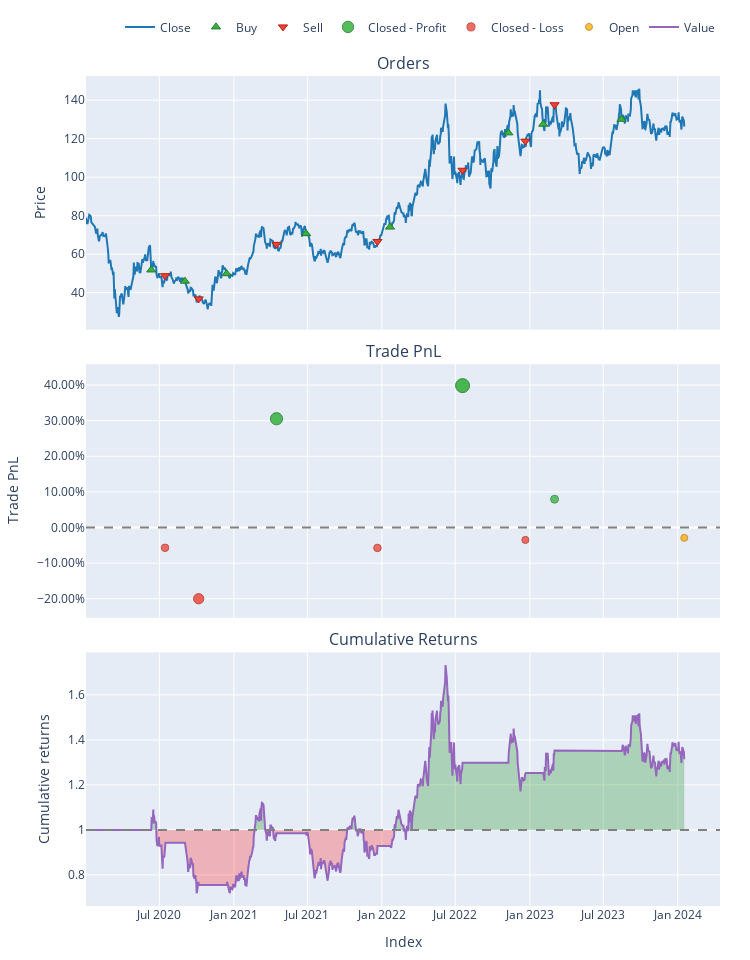

The notebook cell saved with this chart:
### Code cell
# Plot charts of orders along, trades, and cumulative returns.
pf.plot(settings=dict(bm_returns=False)).show()

### Figure 1 — Plotly figure (JSON) as saved in the notebook; plotly's stock layout.template omitted (floating-point values rounded to 4 significant figures; data arrays with more than 128 entries replaced by an {"elided": "..."} marker saying what was removed)
{"data": [{"legendgroup": "0", "line": {"color": "#1f77b4"}, "mode": "lines", "name": "Close", "showlegend": true, "type": "scatter", "x": {"elided": "1017 str values"}, "xaxis": "x", "y": {"elided": "1017 float values"}, "yaxis": "y"}, {"customdata": [["0", "2020-06-11 00:00:00-04:00", "2020-06-11 00:00:00-04:00", "2020-06-11 00:00:00-04:00", 482.5, 51.82, 0, "Market", "None"], ["2", "2020-09-02 00:00:00-04:00", "2020-09-02 00:00:00-04:00", "2020-09-02 00:00:00-04:00", 512.8, 45.98, 0, "Market", "None"], ["4", "2020-12-14 00:00:00-05:00", "2020-12-14 00:00:00-05:00", "2020-12-14 00:00:00-05:00", 378.1, 49.89, 0, "Market", "None"], ["6", "2021-06-28 00:00:00-04:00", "2021-06-28 00:00:00-04:00", "2021-06-28 00:00:00-04:00", 348.3, 70.7, 0, "Market", "None"], ["8", "2022-01-21 00:00:00-05:00", "2022-01-21 00:00:00-05:00", "2022-01-21 00:00:00-05:00", 313.3, 74.1, 0, "Market", "None"], ["10", "2022-11-09 00:00:00-05:00", "2022-11-09 00:00:00-05:00", "2022-11-09 00:00:00-05:00", 263.9, 123.0, 0, "Market", "None"], ["12", "2023-02-03 00:00:00-05:00", "2023-02-03 00:00:00-05:00", "2023-02-03 00:00:00-05:00", 245.7, 127.5, 0, "Market", "None"], ["14", "2023-08-15 00:00:00-04:00", "2023-08-15 00:00:00-04:00", "2023-08-15 00:00:00-04:00", 260.0, 130.1, 0, "Market", "None"]], "hovertemplate": "<br>Order Id: %{customdata[0]}\n<br>Signal Index: %{customdata[1]}\n<br>Creation Index: %{customdata[2]}\n<br>Fill Index: %{customdata[3]}\n<br>Size: %{customdata[4]:,}\n<br>Price: %{customdata[5]:,}\n<br>Fees: %{customdata[6]:,}\n<br>Type: %{customdata[7]}\n<br>Stop Type: %{customdata[8]}", "marker": {"color": "#37B13F", "line": {"color": "rgb(38,123,44)", "width": 1}, "size": 8, "symbol": "triangle-up"}, "mode": "markers", "name": "Buy", "type": "scatter", "x": ["2020-06-11T00:00:00-04:00", "2020-09-02T00:00:00-04:00", "2020-12-14T00:00:00-05:00", "2021-06-28T00:00:00-04:00", "2022-01-21T00:00:00-05:00", "2022-11-09T00:00:00-05:00", "2023-02-03T00:00:00-05:00", "2023-08-15T00:00:00-04:00"], "xaxis": "x", "y": [51.82, 45.98, 49.89, 70.7, 74.1, 123.0, 127.5, 130.1], "yaxis": "y"}, {"customdata": [["1", "2020-07-15 00:00:00-04:00", "2020-07-15 00:00:00-04:00", "2020-07-15 00:00:00-04:00", 482.5, 48.87, 0, "Market", "None"], ["3", "2020-10-06 00:00:00-04:00", "2020-10-06 00:00:00-04:00", "2020-10-06 00:00:00-04:00", 512.8, 36.79, 0, "Market", "None"], ["5", "2021-04-16 00:00:00-04:00", "2021-04-16 00:00:00-04:00", "2021-04-16 00:00:00-04:00", 378.1, 65.13, 0, "Market", "None"], ["7", "2021-12-21 00:00:00-05:00", "2021-12-21 00:00:00-05:00", "2021-12-21 00:00:00-05:00", 348.3, 66.65, 0, "Market", "None"], ["9", "2022-07-19 00:00:00-04:00", "2022-07-19 00:00:00-04:00", "2022-07-19 00:00:00-04:00", 313.3, 103.6, 0, "Market", "None"], ["11", "2022-12-21 00:00:00-05:00", "2022-12-21 00:00:00-05:00", "2022-12-21 00:00:00-05:00", 263.9, 118.8, 0, "Market", "None"], ["13", "2023-03-03 00:00:00-05:00", "2023-03-03 00:00:00-05:00", "2023-03-03 00:00:00-05:00", 245.7, 137.7, 0, "Market", "None"]], "hovertemplate": "<br>Order Id: %{customdata[0]}\n<br>Signal Index: %{customdata[1]}\n<br>Creation Index: %{customdata[2]}\n<br>Fill Index: %{customdata[3]}\n<br>Size: %{customdata[4]:,}\n<br>Price: %{customdata[5]:,}\n<br>Fees: %{customdata[6]:,}\n<br>Type: %{customdata[7]}\n<br>Stop Type: %{customdata[8]}", "marker": {"color": "#EA4335", "line": {"color": "rgb(181,31,18)", "width": 1}, "size": 8, "symbol": "triangle-down"}, "mode": "markers", "name": "Sell", "type": "scatter", "x": ["2020-07-15T00:00:00-04:00", "2020-10-06T00:00:00-04:00", "2021-04-16T00:00:00-04:00", "2021-12-21T00:00:00-05:00", "2022-07-19T00:00:00-04:00", "2022-12-21T00:00:00-05:00", "2023-03-03T00:00:00-05:00"], "xaxis": "x", "y": [48.87, 36.79, 65.13, 66.65, 103.6, 118.8, 137.7], "yaxis": "y"}, {"customdata": [["2", "2", "2021-04-16 00:00:00-04:00", 5763.0, 0.3055], ["4", "4", "2022-07-19 00:00:00-04:00", 9251.0, 0.3985], ["6", "6", "2023-03-03 00:00:00-05:00", 2491.0, 0.07949]], "hovertemplate": "<br>Exit Trade Id: %{customdata[0]}\n<br>Position Id: %{customdata[1]}\n<br>Exit Index: %{customdata[2]}\n<br>PnL: %{customdata[3]:,}\n<br>Return: %{customdata[4]:,%}", "marker": {"color": "#37B13F", "line": {"color": "rgb(38,123,44)", "width": 1}, "opacity": [0.8623, 0.9, 0.7705], "size": [12.24, 14, 7.956], "symbol": "circle"}, "mode": "markers", "name": "Closed - Profit", "type": "scatter", "x": ["2021-04-16T00:00:00-04:00", "2022-07-19T00:00:00-04:00", "2023-03-03T00:00:00-05:00"], "xaxis": "x2", "y": [0.3055, 0.3985, 0.07949], "yaxis": "y2"}, {"customdata": [["0", "0", "2020-07-15 00:00:00-04:00", -1421.0, -0.05686], ["1", "1", "2020-10-06 00:00:00-04:00", -4715.0, -0.2], ["3", "3", "2021-12-21 00:00:00-05:00", -1410.0, -0.05727], ["5", "5", "2022-12-21 00:00:00-05:00", -1131.0, -0.03484]], "hovertemplate": "<br>Exit Trade Id: %{customdata[0]}\n<br>Position Id: %{customdata[1]}\n<br>Exit Index: %{customdata[2]}\n<br>PnL: %{customdata[3]:,}\n<br>Return: %{customdata[4]:,%}", "marker": {"color": "#EA4335", "line": {"color": "rgb(181,31,18)", "width": 1}, "opacity": [0.7613, 0.8194, 0.7615, 0.7524], "size": [7.528, 10.24, 7.535, 7.11], "symbol": "circle"}, "mode": "markers", "name": "Closed - Loss", "type": "scatter", "x": ["2020-07-15T00:00:00-04:00", "2020-10-06T00:00:00-04:00", "2021-12-21T00:00:00-05:00", "2022-12-21T00:00:00-05:00"], "xaxis": "x2", "y": [-0.05686, -0.2, -0.05727, -0.03484], "yaxis": "y2"}, {"customdata": [["7", "7", "2024-01-17 00:00:00-05:00", -981.4, -0.02901]], "hovertemplate": "<br>Exit Trade Id: %{customdata[0]}\n<br>Position Id: %{customdata[1]}\n<br>Exit Index: %{customdata[2]}\n<br>PnL: %{customdata[3]:,}\n<br>Return: %{customdata[4]:,%}", "marker": {"color": "#FFAA00", "line": {"color": "rgb(178,118,0)", "width": 1}, "opacity": [0.75], "size": [7], "symbol": "circle"}, "mode": "markers", "name": "Open", "type": "scatter", "x": ["2024-01-17T00:00:00-05:00"], "xaxis": "x2", "y": [-0.02901], "yaxis": "y2"}, {"hoverinfo": "skip", "line": {"color": "rgba(0, 0, 0, 0)", "width": 0}, "mode": "lines", "opacity": 0, "showlegend": false, "type": "scatter", "x": {"elided": "1017 str values"}, "xaxis": "x3", "y": {"elided": "1017 int values"}, "yaxis": "y3"}, {"connectgaps": false, "fill": "tonexty", "fillcolor": "rgba(0, 128, 0, 0.25)", "hoverinfo": "skip", "line": {"color": "rgba(0, 0, 0, 0)", "width": 0}, "mode": "lines", "opacity": 0, "showlegend": false, "type": "scatter", "x": {"elided": "1017 str values"}, "xaxis": "x3", "y": {"elided": "1017 float values"}, "yaxis": "y3"}, {"hoverinfo": "skip", "line": {"color": "rgba(0, 0, 0, 0)", "width": 0}, "mode": "lines", "opacity": 0, "showlegend": false, "type": "scatter", "x": {"elided": "1017 str values"}, "xaxis": "x3", "y": {"elided": "1017 int values"}, "yaxis": "y3"}, {"connectgaps": false, "fill": "tonexty", "fillcolor": "rgba(255, 0, 0, 0.25)", "hoverinfo": "skip", "line": {"color": "rgba(0, 0, 0, 0)", "width": 0}, "mode": "lines", "opacity": 0, "showlegend": false, "type": "scatter", "x": {"elided": "1017 str values"}, "xaxis": "x3", "y": {"elided": "1017 float values"}, "yaxis": "y3"}, {"legendgroup": "1", "line": {"color": "#9467bd"}, "mode": "lines", "name": "Value", "showlegend": true, "type": "scatter", "x": {"elided": "1017 str values"}, "xaxis": "x3", "y": {"elided": "1017 float values"}, "yaxis": "y3"}, {"hoverinfo": "skip", "line": {"color": "rgba(0, 0, 0, 0)", "width": 0}, "mode": "lines", "opacity": 0, "showlegend": false, "type": "scatter", "x": {"elided": "1017 str values"}, "xaxis": "x3", "y": {"elided": "1017 int values"}, "yaxis": "y3"}], "layout": {"annotations": [{"font": {"size": 16}, "showarrow": false, "text": "Orders", "x": 0.5, "xanchor": "center", "xref": "paper", "y": 1, "yanchor": "bottom", "yref": "paper"}, {"font": {"size": 16}, "showarrow": false, "text": "Trade PnL", "x": 0.5, "xanchor": "center", "xref": "paper", "y": 0.6528, "yanchor": "bottom", "yref": "paper"}, {"font": {"size": 16}, "showarrow": false, "text": "Cumulative Returns", "x": 0.5, "xanchor": "center", "xref": "paper", "y": 0.3056, "yanchor": "bottom", "yref": "paper"}], "height": 960, "legend": {"orientation": "h", "traceorder": "normal", "x": 1, "xanchor": "right", "y": 1.042, "yanchor": "bottom"}, "margin": {"b": 30, "l": 30, "r": 30, "t": 30}, "shapes": [{"line": {"color": "gray", "dash": "dash"}, "type": "line", "x0": 0, "x1": 1, "xref": "paper", "y0": 0, "y1": 0, "yref": "y2"}, {"line": {"color": "gray", "dash": "dash"}, "type": "line", "x0": 0, "x1": 1, "xref": "paper", "y0": 1, "y1": 1, "yref": "y3"}], "showlegend": true, "width": 750, "xaxis": {"anchor": "y", "autorange": true, "domain": [0, 1], "matches": "x3", "range": ["2020-01-02", "2024-04-15 05:13:02.6087"], "showticklabels": false, "type": "date"}, "xaxis2": {"anchor": "y2", "autorange": true, "domain": [0, 1], "matches": "x3", "range": ["2020-01-02", "2024-04-15 05:13:02.6087"], "showticklabels": false, "type": "date"}, "xaxis3": {"anchor": "y3", "autorange": true, "domain": [0, 1], "range": ["2020-01-02", "2024-04-15 05:13:02.6087"], "title": {"text": "Index"}, "type": "date"}, "yaxis": {"anchor": "x", "autorange": true, "domain": [0.6944, 1], "range": [20.84, 152.6], "title": {"text": "Price"}, "type": "linear"}, "yaxis2": {"anchor": "x2", "autorange": true, "domain": [0.3472, 0.6528], "range": [-0.2535, 0.4586], "tickformat": ".2%", "title": {"text": "Trade PnL"}, "type": "linear"}, "yaxis3": {"anchor": "x3", "autorange": true, "domain": [0, 0.3056], "range": [0.6616, 1.789], "title": {"text": "Cumulative returns"}, "type": "linear"}}}
